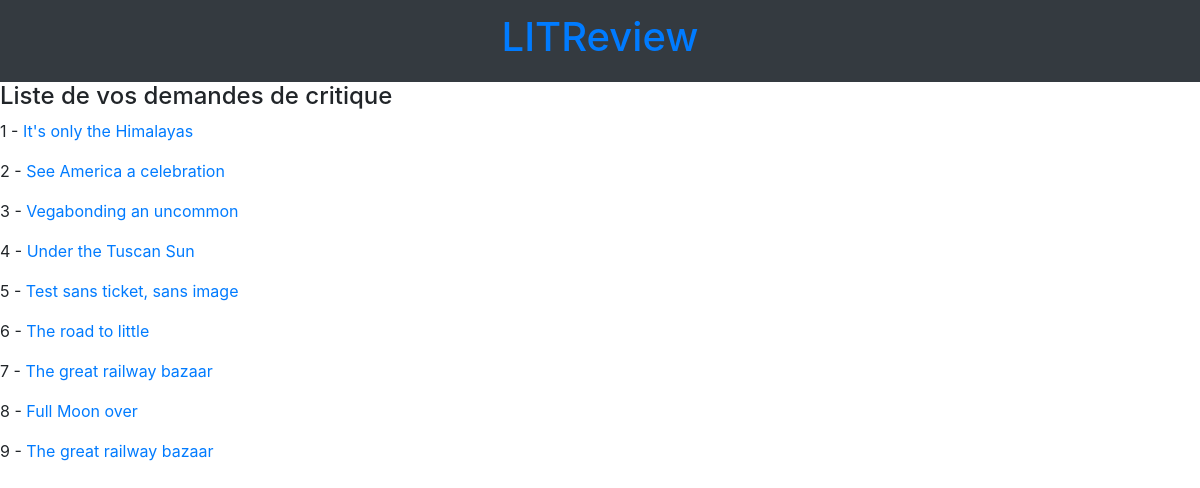
/tickets/list/, run on an earlier commit of the app's database.
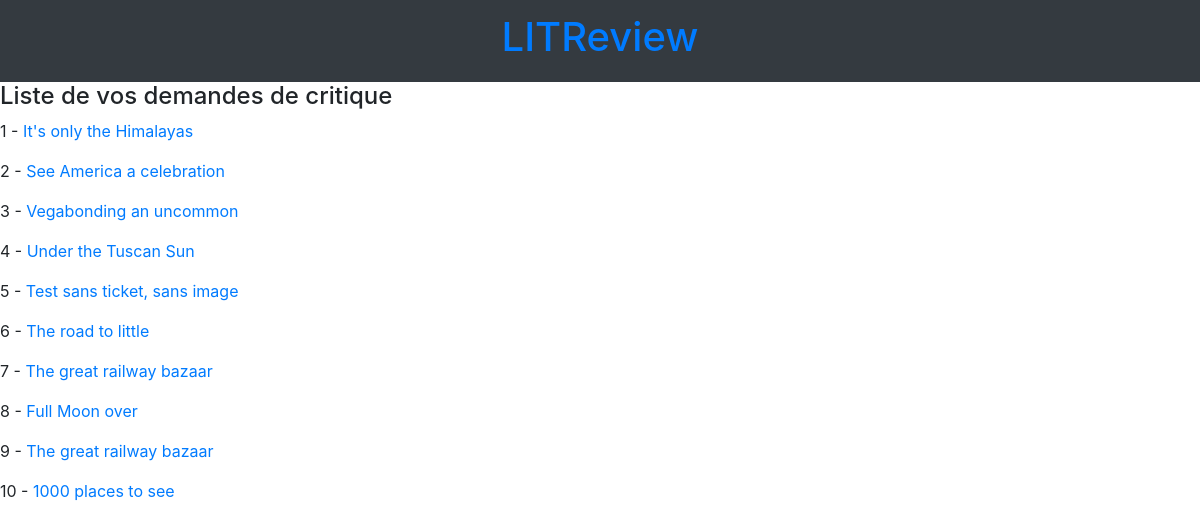
And on a later commit of the database.
### reviews/models.py (models this page shows, shortened)
class Ticket(models.Model):
    title = models.CharField(max_length=128)
    description = models.TextField(max_length=2048, blank=True)
    user = models.ForeignKey(to=settings.AUTH_USER_MODEL, on_delete=models.CASCADE, related_name='tickets')
    image = models.ImageField(null=True, blank=True, upload_to="images/")
    time_created = models.DateTimeField(auto_now_add=True)
    def get_absolute_url(self):
        return reverse("reviews:ticket-detail",  kwargs={"pk": self.id})

### reviews/views.py (the view)
# urls.py: path('tickets/list/', views.TicketListView.as_view(), name='ticket-list'),
class TicketListView(ListView):
    template_name = 'tickets/ticket_list.html'
    queryset = Ticket.objects.all()

### reviews/templates/tickets/ticket_list.html
{% extends 'reviews/header.html' %}
{% block content %}
     <h4>Liste de vos demandes de critique</h4>
     {% for instance in object_list %}
          <p>{{ forloop.counter }} - <a href='{{ instance.get_absolute_url }}'>{{ instance.title }}</a></p>
     {% endfor %}
{% endblock %}

What changed in the data, as far as the page shows it:
added Ticket: title "1000 places to see"
